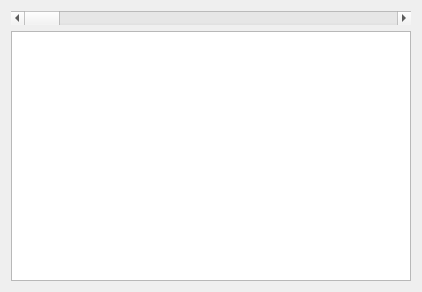
<?xml version="1.0" encoding="UTF-8"?>
<ui version="4.0">
 <class>Dialog</class>
 <widget class="QDialog" name="Dialog">
  <property name="geometry">
   <rect>
    <x>0</x>
    <y>0</y>
    <width>377</width>
    <height>124</height>
   </rect>
  </property>
  <property name="windowTitle">
   <string>Dialog</string>
  </property>
  <layout class="QVBoxLayout" name="verticalLayout">
   <item>
    <layout class="QVBoxLayout" name="tmp2"/>
   </item>
   <item>
    <widget class="QScrollBar" name="horizontalScrollBar">
     <property name="orientation">
      <enum>Qt::Horizontal</enum>
     </property>
    </widget>
   </item>
   <item>
    <widget class="QTableView" name="tableView">
     <property name="minimumSize">
      <size>
       <width>400</width>
       <height>250</height>
      </size>
     </property>
    </widget>
   </item>
  </layout>
 </widget>
 <resources/>
 <connections/>
</ui>
